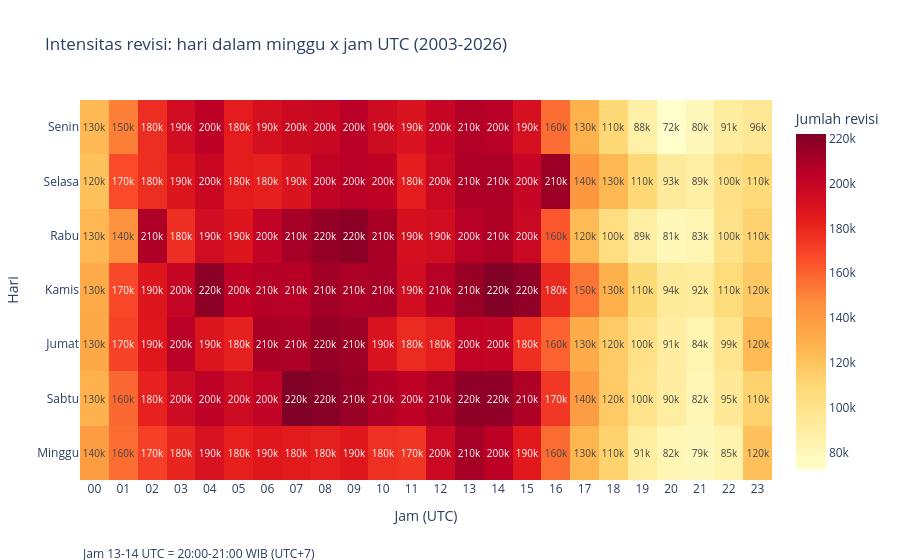

This figure's notebook cell:
### Code cell
NAMA_HARI = {0: 'Minggu', 1: 'Senin', 2: 'Selasa', 3: 'Rabu', 4: 'Kamis', 5: 'Jumat', 6: 'Sabtu'}
URUTAN_HARI = [1, 2, 3, 4, 5, 6, 0]  # Senin .. Minggu

mat_hari_jam = matriks_hari_jam.to_pandas().set_index('kode_hari').loc[URUTAN_HARI]
mat_hari_jam.index = [NAMA_HARI[h] for h in URUTAN_HARI]

fig3 = px.imshow(
    mat_hari_jam.values,
    x=[f'{h:02d}' for h in range(24)],
    y=list(mat_hari_jam.index),
    labels=dict(x='Jam (UTC)', y='Hari', color='Jumlah revisi'),
    text_auto='.2s',
    aspect='auto',
    color_continuous_scale='YlOrRd',
    title='Intensitas revisi: hari dalam minggu x jam UTC (2003-2026)',
)
fig3.add_annotation(
    text='Jam 13-14 UTC = 20:00-21:00 WIB (UTC+7)',
    xref='paper', yref='paper', x=0, y=-0.22, showarrow=False, font=dict(size=12),
)
fig3.update_yaxes(autorange='reversed')
fig3.show()

### Figure 1 — Plotly figure (JSON) as saved in the notebook; plotly's stock layout.template omitted (floating-point values rounded to 4 significant figures; data arrays with more than 128 entries replaced by an {"elided": "..."} marker saying what was removed)
{"data": [{"coloraxis": "coloraxis", "hovertemplate": "Jam (UTC): %{x}<br>Hari: %{y}<br>Jumlah revisi: %{z}<extra></extra>", "name": "0", "texttemplate": "%{z:.2s}", "type": "heatmap", "x": ["00", "01", "02", "03", "04", "05", "06", "07", "08", "09", "10", "11", "12", "13", "14", "15", "16", "17", "18", "19", "20", "21", "22", "23"], "xaxis": "x", "y": ["Senin", "Selasa", "Rabu", "Kamis", "Jumat", "Sabtu", "Minggu"], "yaxis": "y", "z": {"elided": "7x24 int values"}}], "layout": {"annotations": [{"font": {"size": 12}, "showarrow": false, "text": "Jam 13-14 UTC = 20:00-21:00 WIB (UTC+7)", "x": 0, "xref": "paper", "y": -0.22, "yref": "paper"}], "coloraxis": {"autocolorscale": false, "colorbar": {"title": {"text": "Jumlah revisi"}}, "colorscale": [[0.0, "rgb(255,255,204)"], [0.125, "rgb(255,237,160)"], [0.25, "rgb(254,217,118)"], [0.375, "rgb(254,178,76)"], [0.5, "rgb(253,141,60)"], [0.625, "rgb(252,78,42)"], [0.75, "rgb(227,26,28)"], [0.875, "rgb(189,0,38)"], [1.0, "rgb(128,0,38)"]]}, "title": {"text": "Intensitas revisi: hari dalam minggu x jam UTC (2003-2026)"}, "xaxis": {"anchor": "y", "domain": [0.0, 1.0], "title": {"text": "Jam (UTC)"}}, "yaxis": {"anchor": "x", "autorange": "reversed", "domain": [0.0, 1.0], "title": {"text": "Hari"}}}}
